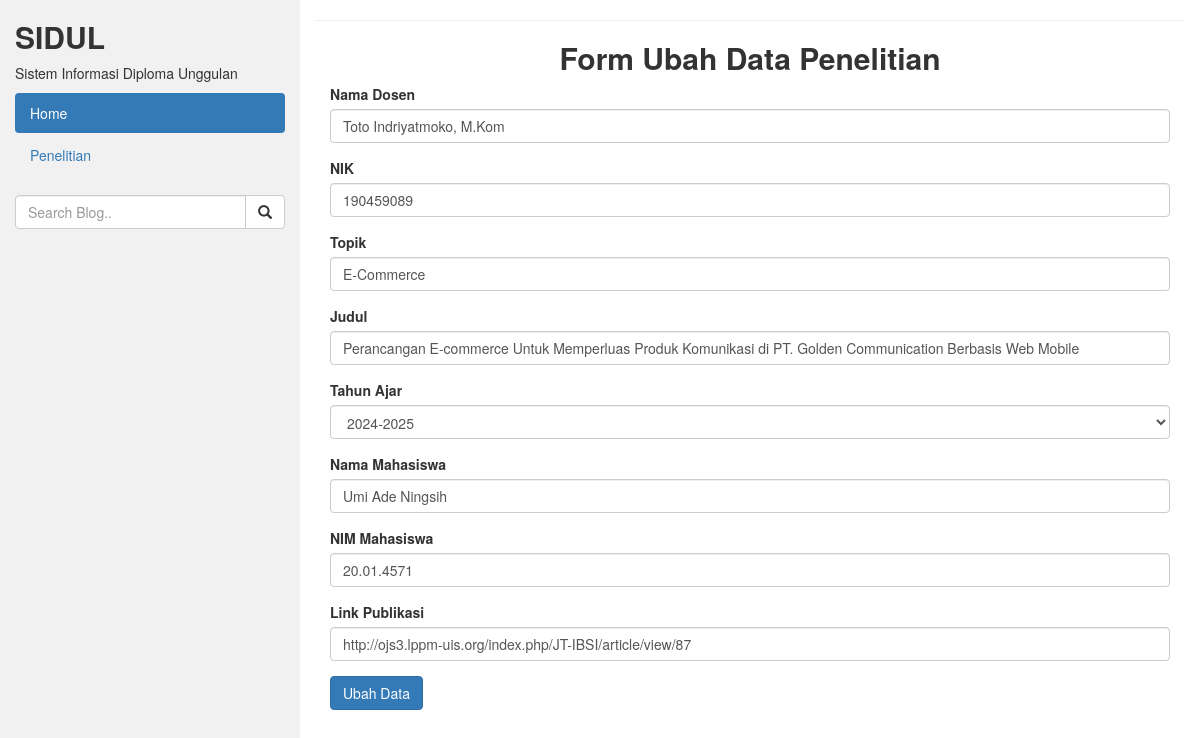
Page /penelitian/ubah/13 on the committed database.
### tables this page shows
CREATE TABLE `tbl_penelitian` (
  `id` int(11) NOT NULL,
  `nama_dosen` varchar(50) NOT NULL,
  `nik` varchar(50) NOT NULL,
  `topik` varchar(255) NOT NULL,
  `judul` varchar(255) NOT NULL,
  `waktu` varchar(50) NOT NULL,
  `nama_mhs` varchar(50) NOT NULL,
  `nim_mhs` varchar(50) NOT NULL,
  `link` varchar(500) NOT NULL
);

### application/controllers/Penelitian.php (called while the page is built, shortened)
<?php
class Penelitian extends CI_Controller
{
    public function __construct()
    {
        $this->load->model('Penelitian_model');
        $this->load->library('form_validation');
    }
    public function ubah($id)
    {
        $data['judul'] = 'Form Ubah Data Penelitian';
        $data['waktu'] = ['2020-2021', '2021-2022', '2022-2023', '2023-2024', '2024-2025', '2025-2026'];
        $data['tbl_penelitian'] = $this->Penelitian_model->getPenelitianById($id);
        $this->form_validation->set_rules('nama_dosen', 'Nama Dosen', 'required');
        $this->form_validation->set_rules('nik', 'NIK', 'required|numeric');
        $this->form_validation->set_rules('topik', 'Topik', 'required');
        $this->form_validation->set_rules('judul', 'Judul', 'required');
        $this->form_validation->set_rules('waktu', 'Waktu', 'required');
        $this->form_validation->set_rules('nama_mhs', 'Nama Mahasiswa', 'required');
        $this->form_validation->set_rules('nim_mhs', 'NIM Mahasiswa', 'required');
        $this->form_validation->set_rules('link', 'Link Publikasi', 'required');
        if ($this->form_validation->run() == FALSE) {
            $this->load->view('templates/header', $data);
            $this->load->view('penelitian/ubah', $data);
            $this->load->view('templates/footer');
        } else {
            $this->Penelitian_model->ubahDataPenelitian();
            redirect('penelitian');
        }
    }
}

### index.php (called while the page is built, shortened)
<?php
require_once BASEPATH.'core/CodeIgniter.php';

### application/models/Penelitian_model.php (called while the page is built, shortened)
<?php
class Penelitian_model extends CI_Model
{
    public function getPenelitianById($id)
    {
        return $this->db->get_where('tbl_penelitian', ['id' => $id])->row_array();
    }
}

### application/views/penelitian/ubah.php (the view, shortened to what this page needs)
<div class="col-sm-9">
    <hr>
            <div class="card mt-3  text-white">
                <div class="card-header text-white text-center">
                    <h2> <strong>Form Ubah Data Penelitian</strong></h2>
                </div>
                <div class="col-md-12">
                <div class="card-body">
                    <form action="" method="POST">
                        <div class="form-group">
                            <label for="nama_dosen"> Nama Dosen </label>
                            <input type="text" name="nama_dosen" class="form-control" id="nama_dosen" value="<?= $tbl_penelitian['nama_dosen']; ?>">
                        </div>
                        <div class="form-group">
                            <label for="nik"> NIK </label>
                            <input type="text" name="nik" class="form-control" id="nik" value="<?= $tbl_penelitian['nik']; ?>" placeholder="ex. 190302052">
                        </div>
                        <div class="form-group">
                            <label for="topik"> Topik </label>
                            <input type="text" name="topik" class="form-control" id="topik" value="<?= $tbl_penelitian['topik']; ?>">
                        </div>
                        <div class="form-group">
                            <label for="judul"> Judul </label>
                            <input type="text" name="judul" class="form-control" id="judul" value="<?= $tbl_penelitian['judul']; ?>">
                        </div>
                        <div class="form-group">
                            <label for="waktu"> Tahun Ajar </label>
                            <select class="form-control" id="waktu" name="waktu" value="<?= $tbl_penelitian['waktu']; ?>">
                                <?php foreach ($waktu as $w) : ?>
                                    <?php if ($w == $tbl_penelitian['waktu']) : ?>
                                        <option value="<?= $w; ?>" selected><?= $w; ?></option>
                                    <?php else : ?>
                                        <option value="<?= $w; ?>"><?= $w; ?></option>
                                    <?php endif; ?>
                                <?php endforeach; ?>
                            </select>
                        </div>
                        <div class="form-group">
                            <label for="nama_mhs"> Nama Mahasiswa </label>
                            <input type="text" name="nama_mhs" class="form-control" id="nama_mhs" value="<?= $tbl_penelitian['nama_mhs']; ?>" >
                        </div>
                        <div class="form-group">
                            <label for="nim_mhs"> NIM Mahasiswa </label>
                            <input type="text" name="nim_mhs" class="form-control" id="nim_mhs" value="<?= $tbl_penelitian['nim_mhs']; ?>" placeholder="ex. 20.01.4547" >
                        </div>
                        <div class="form-group">
                            <label> Link Publikasi </label>
                            <input type="url" name="link" class="form-control" id="link" value="<?= $tbl_penelitian['link']; ?>">
                        </div>
                        <button type="submit" name="ubah" class="btn btn-primary"> Ubah Data </button>
                    </form>
                </div>
            </div>
        </div>
    </div>

### rows in the picture
tbl_penelitian: nama_dosen "Toto Indriyatmoko, M.Kom", nik "190459089", topik "E-Commerce", judul "Perancangan E-commerce Untuk Memperluas Produk Komunikasi di PT. Golden Communication Berbasis Web Mobile", waktu "2024-2025", nama_mhs "Umi Ade Ningsih", nim_mhs "20.01.4571", link "http://ojs3.lppm-uis.org/index.php/JT-IBSI/article/view/87"
